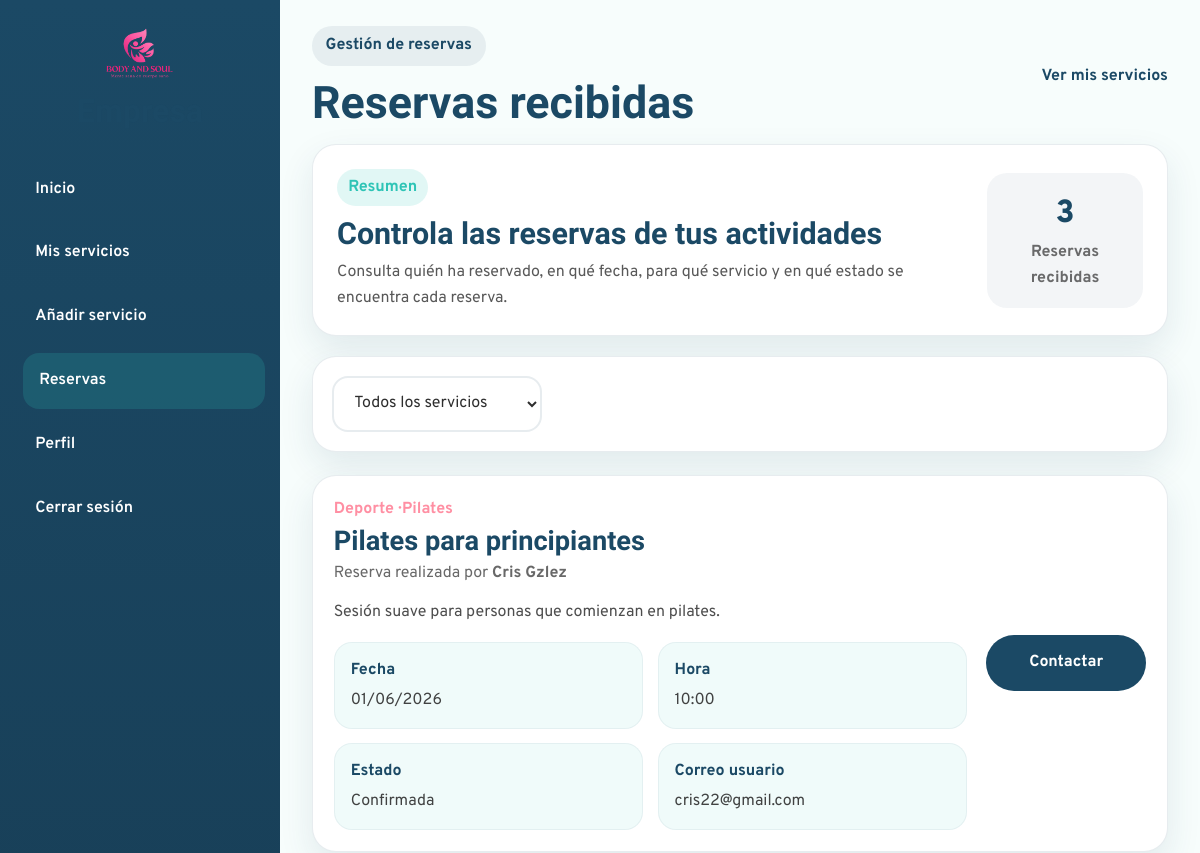
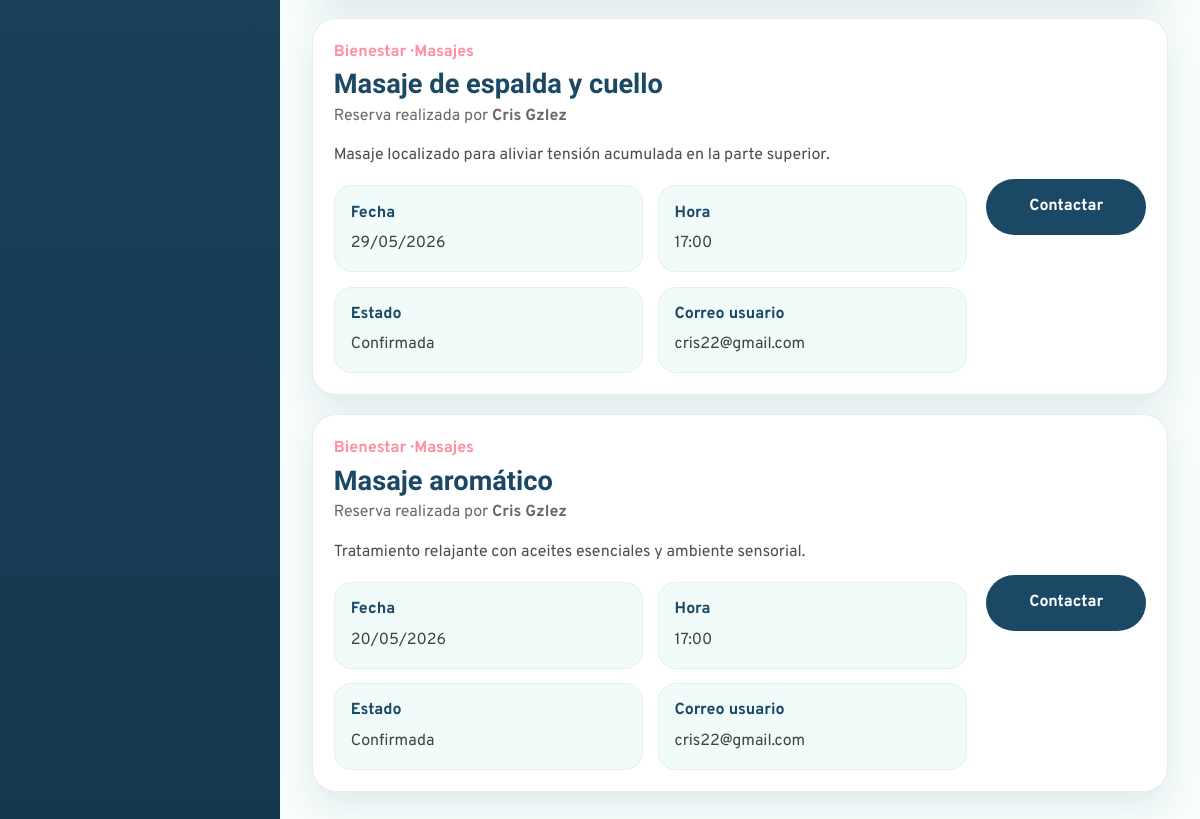
Page /Empresa/reservas.php (signed in) on the earlier database version (2 pictures, top to bottom).
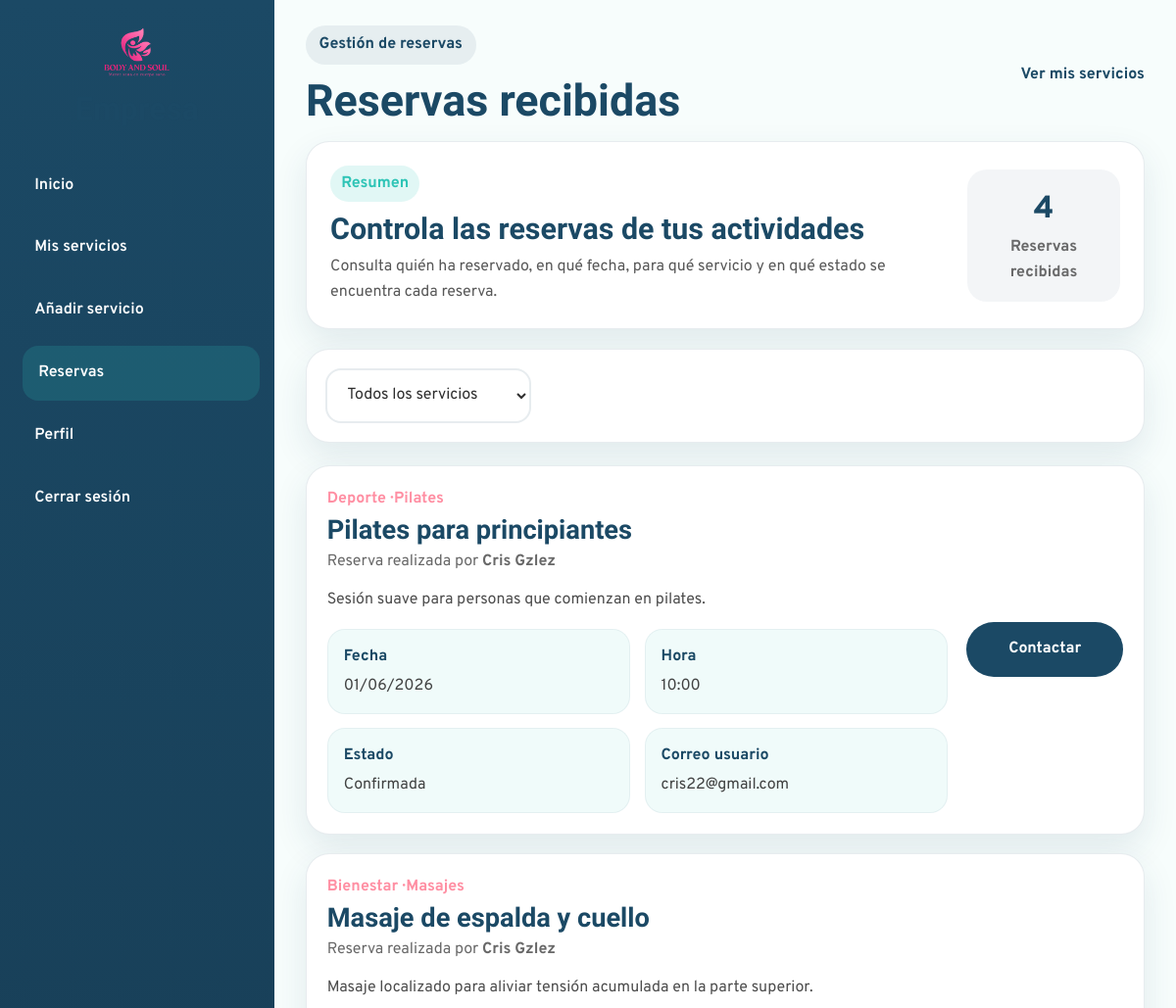
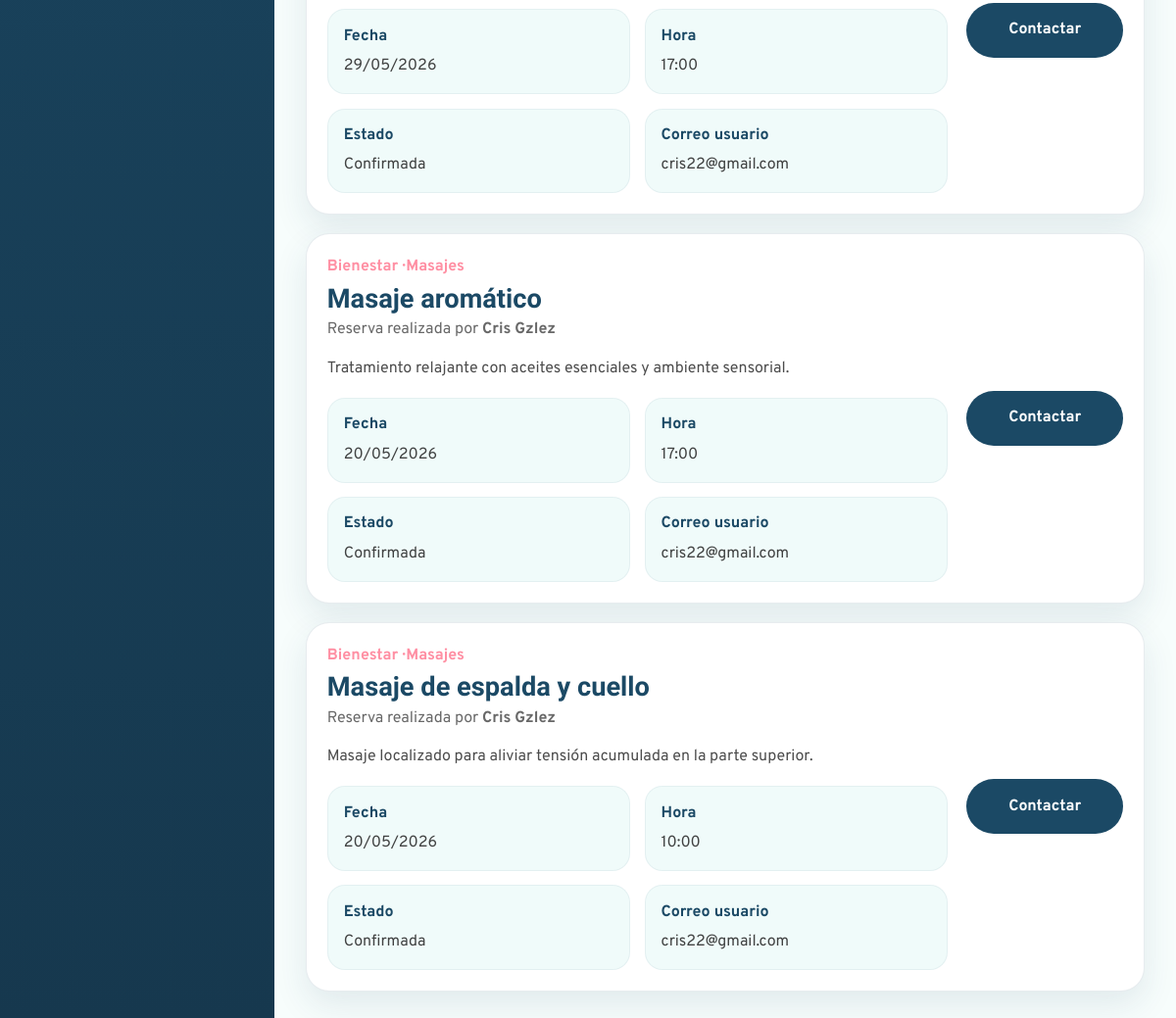
Same page on the later database version (2 pictures, top to bottom).
### tables this page shows
CREATE TABLE `reserva` (
  `id_reserva` int(11) NOT NULL,
  `id_usuario` int(11) NOT NULL,
  `id_servicio` int(11) NOT NULL,
  `fecha_hora` datetime NOT NULL,
  `estado` enum('pendiente','confirmada','cancelada') NOT NULL DEFAULT 'pendiente',
  `id_detalle_actividad` int(11) NOT NULL
);

CREATE TABLE `categoria` (
  `id_categoria` int(11) NOT NULL,
  `nombre` varchar(100) NOT NULL,
  `id_categoria_padre` int(11) DEFAULT NULL
);

CREATE TABLE `servicio` (
  `id_servicio` int(11) NOT NULL,
  `id_empresa` int(11) NOT NULL,
  `nombre_servicio` varchar(150) NOT NULL,
  `descripcion` text DEFAULT NULL,
  `lugar` varchar(150) DEFAULT NULL,
  `id_categoria` int(11) NOT NULL,
  `precio` decimal(10,2) NOT NULL DEFAULT 0.00,
  `duracion` varchar(50) DEFAULT NULL,
  `materiales` text DEFAULT NULL,
  `estado` enum('activo','cancelado') NOT NULL DEFAULT 'activo'
);

CREATE TABLE `usuario` (
  `id_usuario` int(11) NOT NULL,
  `nombre` varchar(100) NOT NULL,
  `apellido` varchar(30) NOT NULL,
  `email` varchar(150) NOT NULL,
  `contrasena` varchar(255) NOT NULL,
  `telefono` varchar(20) DEFAULT NULL,
  `id_rol` int(11) NOT NULL,
  `fecha_registro` datetime NOT NULL DEFAULT current_timestamp(),
  `intentos` int(1) NOT NULL,
  `estado` enum('activo','suspendido') NOT NULL DEFAULT 'activo'
);

### bd/bdempresa.php (called while the page is built, shortened)
<?php
class bdempresa{
public $pdo = "";
public function __construct($host,$port,$db,$user,$pass) {
    $this->pdo = new PDO("mysql:host=".$host.";port=".$port.";dbname=".$db.";charset=utf8", $user, $pass);
    }
public function ObtenerReservasEmpresa($idempresa){
    $sentencia = "SELECT
                    r.id_reserva,
                    r.fecha_hora,
                    r.estado,
                    r.id_detalle_actividad,
                    u.nombre AS nombre_usuario,
                    u.apellido AS apellido_usuario,
                    u.email AS email_usuario,
                    s.id_servicio,
                    s.nombre_servicio,
                    s.descripcion,
                    s.lugar,
                    c.nombre AS subcategoria,
                    cp.nombre AS categoria_padre
                  FROM reserva r
                  INNER JOIN usuario u ON r.id_usuario = u.id_usuario
                  INNER JOIN servicio s ON r.id_servicio = s.id_servicio
                  INNER JOIN categoria c ON s.id_categoria = c.id_categoria
                  LEFT JOIN categoria cp ON c.id_categoria_padre = cp.id_categoria
                  WHERE s.id_empresa = :idEmpresa
                  ORDER BY r.fecha_hora DESC";
    $ejecucion = $this->pdo->prepare($sentencia);
    $ejecucion->execute([
        ":idEmpresa" => $idempresa
    ]);
    return $ejecucion->fetchAll(PDO::FETCH_ASSOC);
}
}
?>

### Empresa/reservas.php (the view, shortened to what this page needs)
<?php
require_once("head.php");
$reservas = $bdempre->ObtenerReservasEmpresa($idempresa);
$numreservas = count($reservas);
?>
    <div class="company-main">
      <header class="company-topbar">
        <div class="company-topbar-left">
          <span class="company-page-tag">Gestión de reservas</span>
          <h2>Reservas recibidas</h2>
        </div>
        <div class="company-topbar-right">
          <a href="mis-servicios.php" class="company-top-link">Ver mis servicios</a>
        </div>
      </header>
      <main class="company-content">
        <section class="reservations-header-card">
          <div>
            <span class="company-section-badge">Resumen</span>
            <h3>Controla las reservas de tus actividades</h3>
            <p>
              Consulta quién ha reservado, en qué fecha, para qué servicio y en qué estado se encuentra cada reserva.
            </p>
          </div>
          <div class="reservations-summary">
            <span class="reservations-summary-number"><?=$numreservas?></span>
            <span class="reservations-summary-label">Reservas recibidas</span>
          </div>
        </section>
        <section class="reservations-filters-card">
          <div class="reservations-filters">
            <select id="filtroServicio">
              <option value="">Todos los servicios</option>
            </select>
          </div>
        </section>
  <section class="reservations-list">
  <?php if(empty($reservas)){ ?>
    <p>No tienes reservas recibidas todavía.</p>
  <?php }else{ ?>
    <?php foreach($reservas as $reserva){
      $fecha = date("d/m/Y", strtotime($reserva["fecha_hora"]));
      $hora = date("H:i", strtotime($reserva["fecha_hora"]));
    ?>
      <article class="reservation-company-card" data-servicio="<?=$reserva["id_servicio"]?>">
        <div class="reservation-company-main">
          <div class="reservation-company-top">
            <div>
              <p class="reservation-company-category">
                <?=htmlspecialchars($reserva["categoria_padre"])?> · <?=htmlspecialchars($reserva["subcategoria"])?>
              </p>
              <h3><?=htmlspecialchars($reserva["nombre_servicio"])?></h3>
              <p class="reservation-company-user">
                Reserva realizada por
                <strong>
                  <?=htmlspecialchars($reserva["nombre_usuario"] . " " . $reserva["apellido_usuario"])?>
                </strong>
              </p>
            </div>
          </div>
          <p class="reservation-company-description">
            <?=htmlspecialchars($reserva["descripcion"])?>
          </p>
          <div class="reservation-company-grid">
            <div class="reservation-info-item">
              <span class="info-label">Fecha</span>
              <span class="info-value"><?=$fecha?></span>
            </div>
            <div class="reservation-info-item">
              <span class="info-label">Hora</span>
              <span class="info-value"><?=$hora?></span>
            </div>
           <div class="reservation-info-item">
                <span class="info-label">Estado</span>
                <span class="info-value"><?=ucfirst($reserva["estado"])?></span>
            </div>
            <div class="reservation-info-item">
              <span class="info-label">Correo usuario</span>
              <span class="info-value">
                <?=htmlspecialchars($reserva["email_usuario"])?>
              </span>
            </div>
          </div>
        </div>
        <div class="reservation-company-actions">
          <a href="mailto:<?=htmlspecialchars($reserva["email_usuario"])?>" class="btn-secondary-company">
            Contactar
          </a>
        </div>
      </article>
    <?php } ?>
  <?php } ?>
</section>
      </main>
    </div>
  </div>
</body>
</html>

### Empresa/head.php (shortened to what this page needs)
<?php
require_once("../bd/bdempresa.php");
$bdempre= new bdempresa("localhost",3306,"plataforma_servicios1","root","");
if(!isset($_SESSION["empresa"])){
  header("Location: registro-empresa.php");
  exit();
}else{
  $idempresa=$_SESSION["empresa"];
}
$paginaActual = basename($_SERVER["PHP_SELF"]);
?>
<!DOCTYPE html>
<html lang="es">
<head>
  <link rel="stylesheet" href="../css/empresa-styles/empresa-index.css">
    <link rel="stylesheet" href="../css/empresa-styles/perfil-empresa.css">
   <link rel="stylesheet" href="../css/styles.css">
   <link rel="stylesheet" href="../css/empresa-styles/mis-servicios.css">
   <link rel="stylesheet" href="../css/empresa-styles/editar-servicio.css">
   <link rel="stylesheet" href="../css/empresa-styles/empresa.css">
   <link rel="stylesheet" href="../css/empresa-styles/reservas.css">
    <link rel="stylesheet" href="../css/empresa-styles/nueva-actividad.css">
</head>
<body class="company-body">
  <div class="company-layout">
    <aside class="company-sidebar">
      <div class="company-sidebar-top">
        <img src="../img/logo.png" alt="Logo Body and Soul" class="company-sidebar-logo">
        <h1>Empresa</h1>
      </div>
     <nav class="company-sidebar-nav">
      <a href="index.php" class="company-nav-link <?= $paginaActual == 'index.php' ? 'active' : '' ?>">Inicio</a>
      <a href="mis-servicios.php" class="company-nav-link <?= $paginaActual == 'mis-servicios.php' ? 'active' : '' ?>">Mis servicios</a>
      <a href="nueva-actividad.php" class="company-nav-link <?= $paginaActual == 'nueva-actividad.php' ? 'active' : '' ?>">Añadir servicio</a>
      <a href="reservas.php" class="company-nav-link <?= $paginaActual == 'reservas.php' ? 'active' : '' ?>">Reservas</a>
      <a href="perfil-empresa.php" class="company-nav-link <?= $paginaActual == 'perfil-empresa.php' ? 'active' : '' ?>">Perfil</a>
      <a href="logout.php" class="company-nav-link company-nav-link-logout">Cerrar sesión</a>
    </nav>
    </aside>

### css/empresa-styles/empresa-index.css (style rules this page uses)
:root { --company-primary: #1B4965; --company-primary-dark: #16384E; --company-secondary: #2EC4B6; --company-accent-soft: rgba(255, 143, 163, 0.16); --company-bg: #F7FDFC; --company-surface: #ffffff; --company-text: #2E2E2E; --company-border: rgba(27, 73, 101, 0.10); --company-shadow: 0 14px 34px rgba(27, 73, 101, 0.10); --company-radius: 24px; --company-transition: all 0.3s ease; }
* { box-sizing: border-box; }
body.company-body { margin: 0; font-family: "Overpass", sans-serif; background-color: var(--company-bg); color: var(--company-text); }
.company-layout { display: grid; grid-template-columns: 280px 1fr; min-height: 100vh; }
.company-sidebar { background: linear-gradient(180deg, var(--company-primary), var(--company-primary-dark)); color: #ffffff; padding: 1.6rem 1.2rem; display: flex; flex-direction: column; gap: 2rem; }
.company-sidebar-top { display: flex; flex-direction: column; align-items: center; text-align: center; }
.company-sidebar-logo { width: 84px; height: auto; margin-bottom: 0.8rem; }
.company-sidebar-top h1 { margin: 0; font-family: "Sansita", serif; font-size: 2rem; }
.company-sidebar-nav { display: flex; flex-direction: column; gap: 0.5rem; }
.company-nav-link { text-decoration: none; color: #ffffff; padding: 0.95rem 1rem; border-radius: 16px; font-weight: 600; transition: var(--company-transition); }
.company-nav-link:hover, .company-nav-link.active { background-color: rgba(46, 196, 182, 0.18); transform: translateX(4px); }
.company-main { display: flex; flex-direction: column; }
.company-topbar { display: flex; justify-content: space-between; align-items: center; gap: 1rem; padding: 1.6rem 2rem 1rem; }
.company-page-tag { display: inline-block; background-color: rgba(27, 73, 101, 0.08); color: var(--company-primary); padding: 0.45rem 0.85rem; border-radius: 999px; font-weight: 700; margin-bottom: 0.7rem; }
.company-topbar-left h2 { margin: 0; font-family: "Sansita", serif; color: var(--company-primary); font-size: clamp(2rem, 4vw, 2.8rem); }
.company-content { padding: 0 2rem 2rem; }
.company-section-badge { display: inline-block; background-color: rgba(46, 196, 182, 0.14); color: var(--company-secondary); padding: 0.35rem 0.7rem; border-radius: 999px; font-weight: 700; margin-bottom: 0.7rem; }
.info-label { display: block; font-weight: 700; color: var(--company-primary); margin-bottom: 0.3rem; }
.info-value { color: rgba(46, 46, 46, 0.9); }

### css/styles.css (style rules this page uses)
:root { --mint: #147a72; --navy: #1B4965; --pink: #b03a5b; --light: #F7FDFC; --dark: #2E2E2E; --white: #ffffff; --font-title: "Sansita Swashed", serif; --font-text: "Overpass", sans-serif; --radius-sm: 10px; --radius-md: 18px; --radius-lg: 28px; --shadow-soft: 0 10px 30px rgba(27, 73, 101, 0.12); --transition: all 0.3s ease; }
* { margin: 0; padding: 0; box-sizing: border-box; }
html { scroll-behavior: smooth; }
body { font-family: var(--font-text); color: var(--dark); background-color: var(--light); line-height: 1.6; }
img { max-width: 100%; display: block; }
a { text-decoration: none; color: inherit; }
button, input, select, textarea { font: inherit; }
h1, h2, h3, h4 { font-family: var(--font-title); color: var(--navy); line-height: 1.15; }

### css/empresa-styles/empresa.css (style rules this page uses)
:root { --company-primary: #1B4965; --company-primary-dark: #16384E; --company-secondary: #2EC4B6; --company-accent: #FF8FA3; --company-bg: #F7FDFC; --company-surface: #ffffff; --company-text: #2E2E2E; --company-border: rgba(27, 73, 101, 0.12); --company-shadow: 0 20px 45px rgba(27, 73, 101, 0.14); --company-radius: 28px; --company-transition: all 0.3s ease; }
* { box-sizing: border-box; }

Differences in the rows shown:
added reserva: categoria.nombre "Bienestar", categoria.nombre "Masajes", id_servicio.nombre_servicio "Masaje de espalda y cuello", id_usuario.apellido "Cris Gzlez", id_servicio.descripcion "Masaje localizado para aliviar tensión acumulada en la parte superior.", fecha_hora "20/05/2026", fecha_hora "10:00", estado "Confirmada", id_usuario.email "cris22@gmail.com"
Other differences:
$numreservas: "3" → "4"
